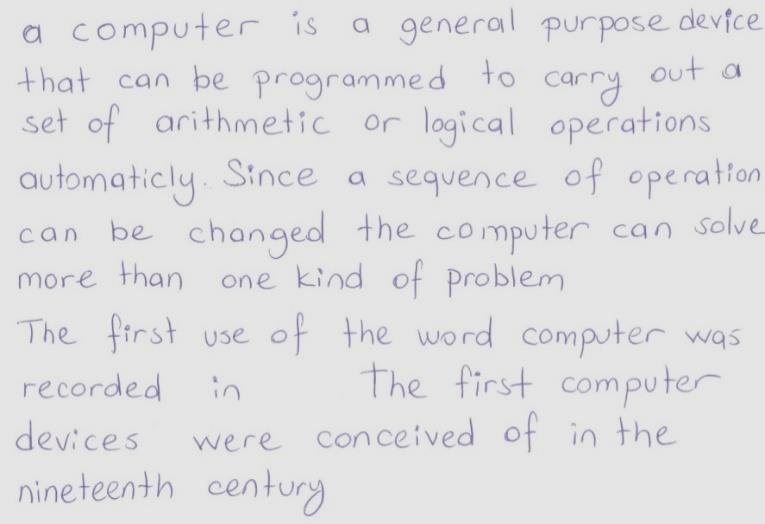
#> input picture main/OCR/openCv_Studies/NoiseReduction/TestWritten.png, 765 x 524 px
$ python openCv-imageBlurring.py
#> lines starting #> are read from the running program, lines starting #| are printed output that depends on the picture
import cv2 as cv
import numpy as np
from matplotlib import pyplot as plt

img = cv.imread('TestWritten.png')
#> img is the input picture: shape (524, 765, 3); mean B, G, R 225.2, 223.8, 224
assert img is not None, "file could not be read, check with os.path.exists()"

blur = cv.blur(img,(20,10))
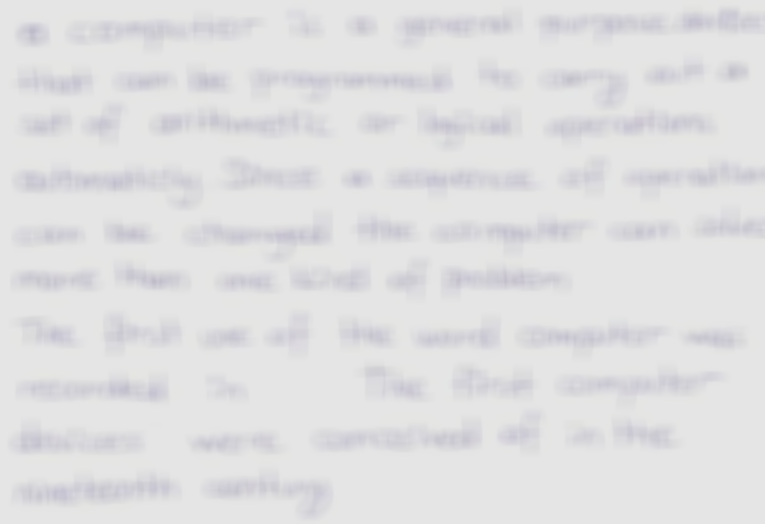
#> blur: shape (524, 765, 3); mean B, G, R 225.2, 223.8, 224.1

GaussianBlur = cv.GaussianBlur(img,(9,9),0)

median = cv.medianBlur(img,9)

Filterblur = cv.bilateralFilter(img,9,75,75)


titles = ['image blur',
            'Gaussian Blur', 'Median Blurring','Bilateral Filtering']
images = [blur, GaussianBlur, median, Filterblur, img]

for i in range(4):
    plt.subplot(2,2,i+1),plt.imshow(images[i],'gray')
    plt.title(titles[i])
    plt.xticks([]),plt.yticks([])
plt.show()
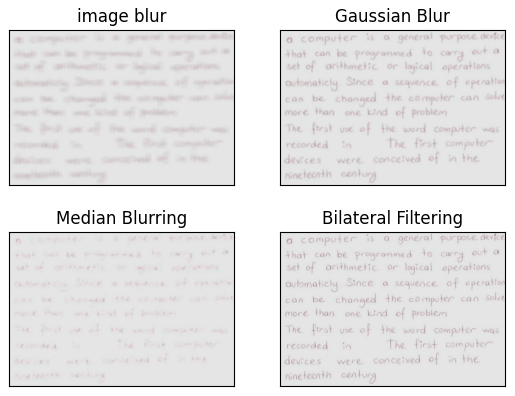
#> figure drawn by matplotlib, 4 panels; B, G, R data is drawn as R, G, B
